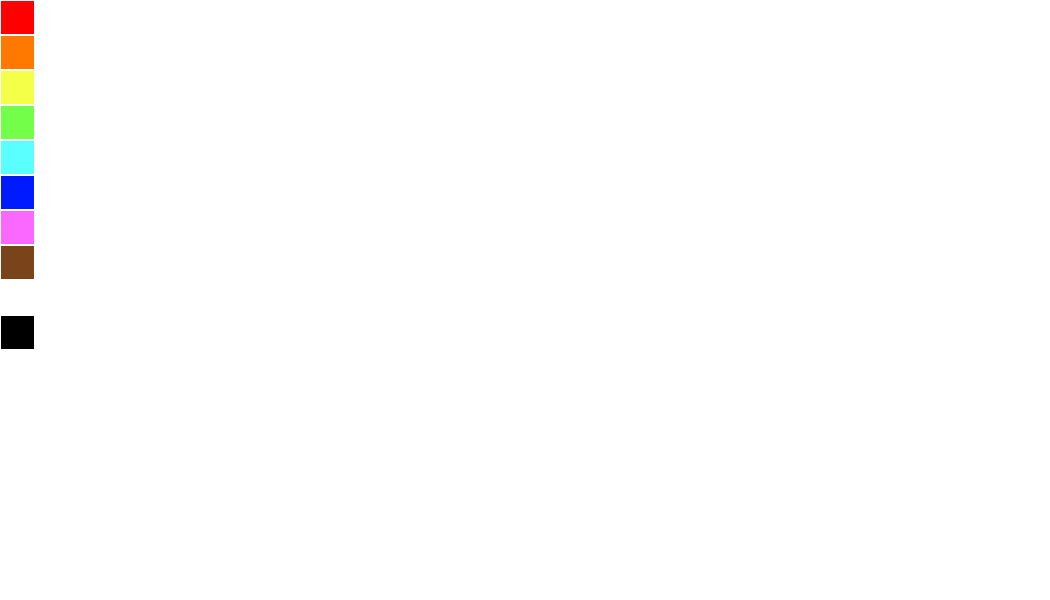
Frame 1 (no input)
Frame 60 (no input): identical to frame 1, image omitted
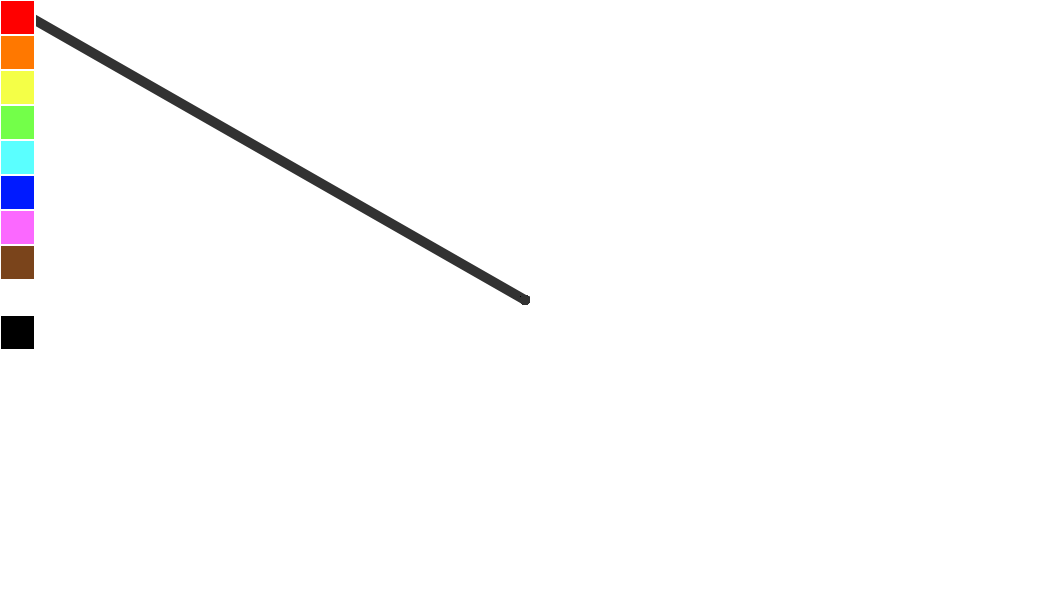
Frame 120 (the mouse pressed at the canvas centre since frame 60)

The p5.js sketch that drew these frames (run headless with seeded random() and noise() and a simulated clock; from frame 60 on, the mouse is pressed at the canvas centre):

// p5.js sketch
// ── sketch.js
function setup() {
  createCanvas(1050, 600);
  background(300);
  paintColor = color(50);

}

function draw() {
  stroke(0);
  strokeWeight(10);

  if (mouseIsPressed) {
    if (mouseX <= 35) {
      if (mouseY <= 35) {
        paintColor = color(255, 0, 0);
      } else if (mouseY <= 70) {
        paintColor = color(255, 120, 0);
      } else if (mouseY <= 105) {
        paintColor = color(244, 255, 71);
      } else if (mouseY <= 140) {
        paintColor = color(115, 255, 73);
      } else if (mouseY <= 175) {
        paintColor = color(90, 255, 255);
      } else if (mouseY <= 210) {
        paintColor = color(0, 26, 255);
      } else if (mouseY <= 245) {
        paintColor = color(251, 104, 255);
      } else if (mouseY <= 280) {
        paintColor = color(122, 68, 27);
      } else if (mouseY <= 315) {
        paintColor = color(300, 300, 300);
      } else if (mouseY <= 350) {
        paintColor = color(0, 0, 0);
      } 

    }

    stroke(paintColor);
    line(mouseX, mouseY, pmouseX, pmouseY);

  }

  stroke(300);
  strokeWeight(2);

  fill(255, 0, 0);
  rect(0, 0, 35, 35);

  fill(255, 120, 0);
  rect(0, 35, 35, 35);

  fill(244, 255, 71);
  rect(0, 70, 35, 35);

  fill(115, 255, 73);
  rect(0, 105, 35, 35);

  fill(90, 255, 255);
  rect(0, 140, 35, 35);

  fill(0, 26, 255);
  rect(0, 175, 35, 35);

  fill(251, 104, 255);
  rect(0, 210, 35, 35);

  fill(122, 68, 27);
  rect(0, 245, 35, 35);

  fill(300, 300, 300);
  rect(0, 280, 35, 35);

  fill(0, 0, 0);
  rect(0, 315, 35, 35);

  print(paintColor);

}
